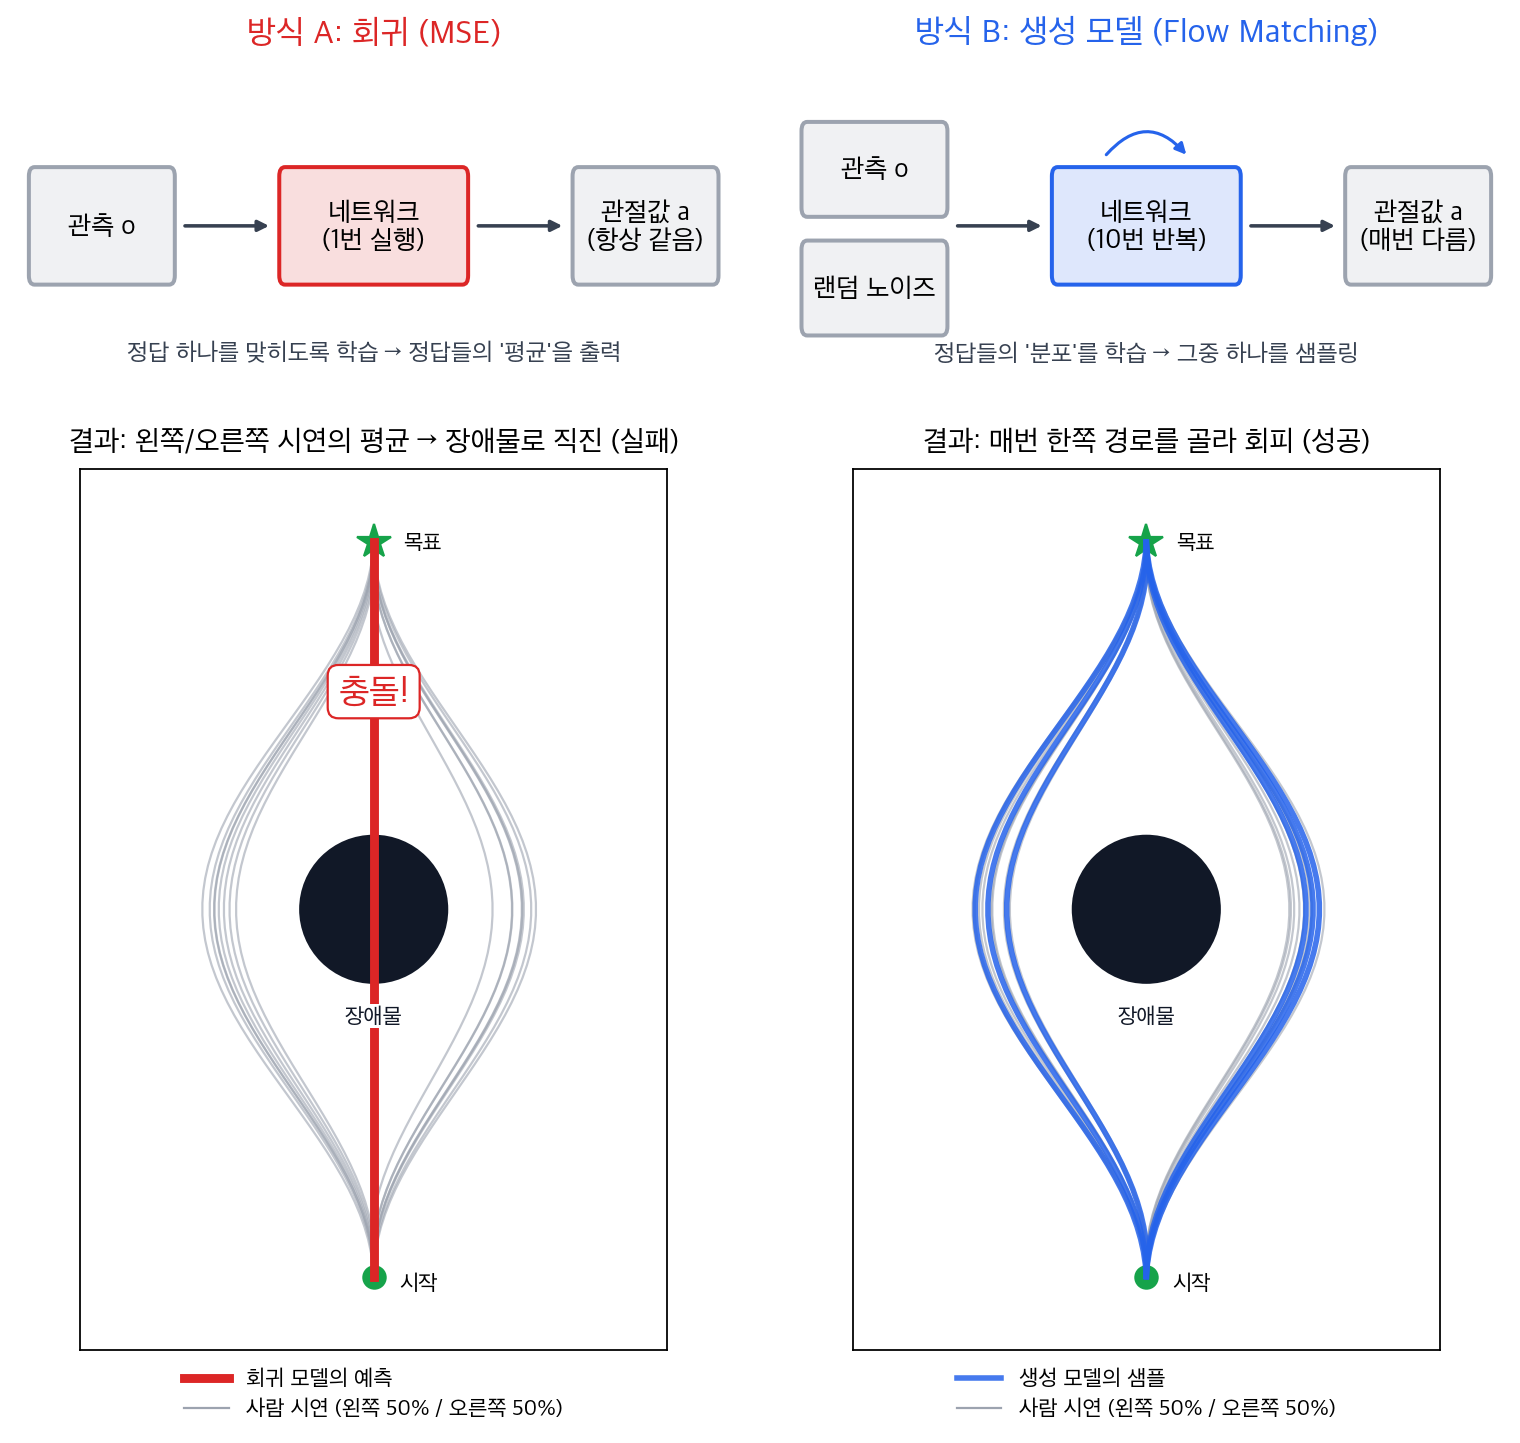

Here is the Python script that generated this plot:
"""블로그용 그림: 방식 A(회귀) vs 방식 B(생성 모델)로 행동을 뽑을 때의 차이."""
import numpy as np
import matplotlib.pyplot as plt
from matplotlib import font_manager
from matplotlib.patches import Circle, FancyBboxPatch

font_path = "/System/Library/Fonts/AppleSDGothicNeo.ttc"
font_manager.fontManager.addfont(font_path)
plt.rcParams["font.family"] = font_manager.FontProperties(fname=font_path).get_name()
plt.rcParams["axes.unicode_minus"] = False

rng = np.random.default_rng(0)
BLUE, ORANGE, RED, GRAY = "#2563eb", "#ea580c", "#dc2626", "#9ca3af"


def demo_path(side, n=60, noise=0.0):
    """시작점(0,0)에서 목표(0,10)까지, 장애물(0,5)을 side 방향(+1 오른쪽/-1 왼쪽)으로 회피."""
    y = np.linspace(0, 10, n)
    x = side * 2.2 * np.sin(np.pi * y / 10) ** 2
    x += noise * rng.standard_normal() * np.sin(np.pi * y / 10)
    return x, y


def draw_box(ax, xy, w, h, text, color):
    ax.add_patch(FancyBboxPatch(xy, w, h, boxstyle="round,pad=0.02,rounding_size=0.08",
                                fc=color, ec="none", alpha=0.15))
    ax.add_patch(FancyBboxPatch(xy, w, h, boxstyle="round,pad=0.02,rounding_size=0.08",
                                fc="none", ec=color, lw=1.8))
    ax.text(xy[0] + w / 2, xy[1] + h / 2, text, ha="center", va="center", fontsize=12)


def arrow(ax, x0, x1, y):
    ax.annotate("", xy=(x1, y), xytext=(x0, y),
                arrowprops=dict(arrowstyle="-|>", lw=1.6, color="#374151"))


def draw_scene(ax, title):
    ax.add_patch(Circle((0, 5), 1.0, color="#111827"))
    ax.text(0, 3.55, "장애물", color="#111827", ha="center", va="center", fontsize=10, zorder=5, bbox=dict(fc="white", ec="none", pad=1))
    ax.plot(0, 0, "o", color="#16a34a", ms=10)
    ax.text(0.35, -0.2, "시작", fontsize=10)
    ax.plot(0, 10, "*", color="#16a34a", ms=16)
    ax.text(0.4, 10, "목표", fontsize=10, va="center")
    ax.set_xlim(-4, 4); ax.set_ylim(-1, 11)
    ax.set_aspect("equal"); ax.set_xticks([]); ax.set_yticks([])
    ax.set_title(title, fontsize=13, pad=8)


fig = plt.figure(figsize=(12, 10.5))
gs = fig.add_gridspec(2, 2, height_ratios=[1, 2.6], hspace=0.12, wspace=0.08)

# ---- 윗줄: 구조 도식 ----
axA = fig.add_subplot(gs[0, 0]); axB = fig.add_subplot(gs[0, 1])
for ax in (axA, axB):
    ax.set_xlim(0, 10); ax.set_ylim(0, 3); ax.axis("off")

axA.set_title("방식 A: 회귀 (MSE)", fontsize=15, fontweight="bold", color=RED)
draw_box(axA, (0.2, 1.0), 2.0, 1.0, "관측 o", GRAY)
arrow(axA, 2.3, 3.6, 1.5)
draw_box(axA, (3.7, 1.0), 2.6, 1.0, "네트워크\n(1번 실행)", RED)
arrow(axA, 6.4, 7.7, 1.5)
draw_box(axA, (7.8, 1.0), 2.0, 1.0, "관절값 a\n(항상 같음)", GRAY)
axA.text(5, 0.3, "정답 하나를 맞히도록 학습 → 정답들의 '평균'을 출력",
         ha="center", fontsize=11, color="#374151")

axB.set_title("방식 B: 생성 모델 (Flow Matching)", fontsize=15, fontweight="bold", color=BLUE)
draw_box(axB, (0.2, 1.6), 2.0, 0.8, "관측 o", GRAY)
draw_box(axB, (0.2, 0.55), 2.0, 0.8, "랜덤 노이즈", GRAY)
arrow(axB, 2.3, 3.6, 1.5)
draw_box(axB, (3.7, 1.0), 2.6, 1.0, "네트워크\n(10번 반복)", BLUE)
axB.annotate("", xy=(5.6, 2.1), xytext=(4.4, 2.1),
             arrowprops=dict(arrowstyle="-|>", lw=1.4, color=BLUE,
                             connectionstyle="arc3,rad=-0.6"))
arrow(axB, 6.4, 7.7, 1.5)
draw_box(axB, (7.8, 1.0), 2.0, 1.0, "관절값 a\n(매번 다름)", GRAY)
axB.text(5, 0.3, "정답들의 '분포'를 학습 → 그중 하나를 샘플링",
         ha="center", fontsize=11, color="#374151")

# ---- 아랫줄: 장애물 회피 결과 ----
sA = fig.add_subplot(gs[1, 0]); sB = fig.add_subplot(gs[1, 1])

for ax in (sA, sB):
    for side in (-1, 1):
        for _ in range(8):
            x, y = demo_path(side, noise=0.25)
            ax.plot(x, y, color=GRAY, lw=1, alpha=0.6, zorder=1)

draw_scene(sA, "결과: 왼쪽/오른쪽 시연의 평균 → 장애물로 직진 (실패)")
xl, y = demo_path(-1); xr, _ = demo_path(1)
sA.plot((xl + xr) / 2, y, color=RED, lw=4, zorder=3, label="회귀 모델의 예측")
sA.text(0, 7.8, "충돌!", color=RED, fontsize=16, fontweight="bold", ha="center",
        bbox=dict(fc="white", ec=RED, boxstyle="round,pad=0.3"), zorder=4)

draw_scene(sB, "결과: 매번 한쪽 경로를 골라 회피 (성공)")
for i, side in enumerate([-1, 1, -1, 1, 1, -1]):
    x, y = demo_path(side, noise=0.2)
    sB.plot(x, y, color=BLUE, lw=2.5, alpha=0.85, zorder=3,
            label="생성 모델의 샘플" if i == 0 else None)

for ax in (sA, sB):
    ax.plot([], [], color=GRAY, lw=1, label="사람 시연 (왼쪽 50% / 오른쪽 50%)")
    ax.legend(loc="lower center", bbox_to_anchor=(0.5, -0.1), fontsize=10, frameon=False, ncol=1)

out = __file__.replace(".py", ".png")
fig.savefig(out, dpi=160, bbox_inches="tight", facecolor="white")
print(out)
